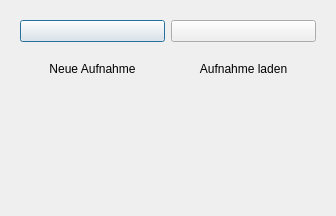
<?xml version="1.0" encoding="UTF-8"?>
<ui version="4.0">
 <class>StartScreen</class>
 <widget class="QDialog" name="StartScreen">
  <property name="geometry">
   <rect>
    <x>0</x>
    <y>0</y>
    <width>336</width>
    <height>216</height>
   </rect>
  </property>
  <property name="windowTitle">
   <string>Octopus</string>
  </property>
  <property name="sizeGripEnabled">
   <bool>false</bool>
  </property>
  <property name="modal">
   <bool>true</bool>
  </property>
  <layout class="QGridLayout" name="gridLayout">
   <property name="margin">
    <number>20</number>
   </property>
   <item row="0" column="0">
    <layout class="QHBoxLayout" name="horizontalLayout">
     <item>
      <layout class="QVBoxLayout" name="verticalLayout_2" stretch="1,0">
       <property name="spacing">
        <number>20</number>
       </property>
       <item>
        <widget class="QPushButton" name="newButton">
         <property name="text">
          <string notr="true"/>
         </property>
         <property name="icon">
          <iconset>
           <normalon>:/buttons/toolbar/new</normalon>
          </iconset>
         </property>
         <property name="iconSize">
          <size>
           <width>128</width>
           <height>128</height>
          </size>
         </property>
        </widget>
       </item>
       <item>
        <widget class="QLabel" name="newLabel">
         <property name="sizePolicy">
          <sizepolicy hsizetype="Preferred" vsizetype="Preferred">
           <horstretch>0</horstretch>
           <verstretch>0</verstretch>
          </sizepolicy>
         </property>
         <property name="text">
          <string>Neue Aufnahme</string>
         </property>
         <property name="alignment">
          <set>Qt::AlignHCenter|Qt::AlignTop</set>
         </property>
        </widget>
       </item>
      </layout>
     </item>
     <item>
      <layout class="QVBoxLayout" name="verticalLayout" stretch="1,0">
       <property name="spacing">
        <number>20</number>
       </property>
       <item>
        <widget class="QPushButton" name="loadButton">
         <property name="text">
          <string notr="true"/>
         </property>
         <property name="icon">
          <iconset>
           <normalon>:/buttons/toolbar/open</normalon>
          </iconset>
         </property>
         <property name="iconSize">
          <size>
           <width>128</width>
           <height>128</height>
          </size>
         </property>
        </widget>
       </item>
       <item>
        <widget class="QLabel" name="loadLabel">
         <property name="text">
          <string>Aufnahme laden</string>
         </property>
         <property name="alignment">
          <set>Qt::AlignHCenter|Qt::AlignTop</set>
         </property>
        </widget>
       </item>
      </layout>
     </item>
    </layout>
   </item>
  </layout>
 </widget>
 <resources/>
 <connections/>
</ui>
